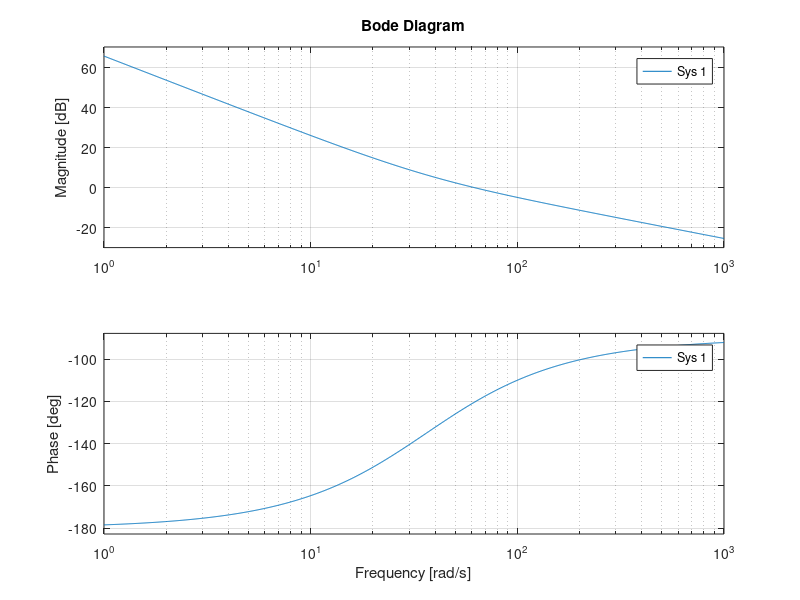

This figure's MATLAB source: (Note: this script raises an error after producing the figure.)
%ftbf
%ftbf_z

clear all
close all

Kp=3.3/20;
K=58.33;
w0=20*pi;
t=tand(60-180)/w0;
ti=sqrt(((K*Kp)^2)*(1+t^2*w0^2)/(w0^4));

% Definition de G, F et C
s=tf('s');
F=K*Kp/s;
C=(1+t*s)/(ti*s);

[nF,dF] = tfdata(F);
[nC,dC] = tfdata(C);
nF=nF{1};
dF=dF{1};
nC=nC{1};
dC=dC{1};

% Trace du diagramme de Bode du systeme en Boucle Ouverte

%bode(C_pi*F)
bode(C*F)

% Cette commande permet de trouver un contrôleur P.I. fonctionnel avec les specifications
% demandée mais ce n'est pas ce que nous avons finalement utilisé.
[C_pi,info] = pidtune(F,'PI',20*pi)
